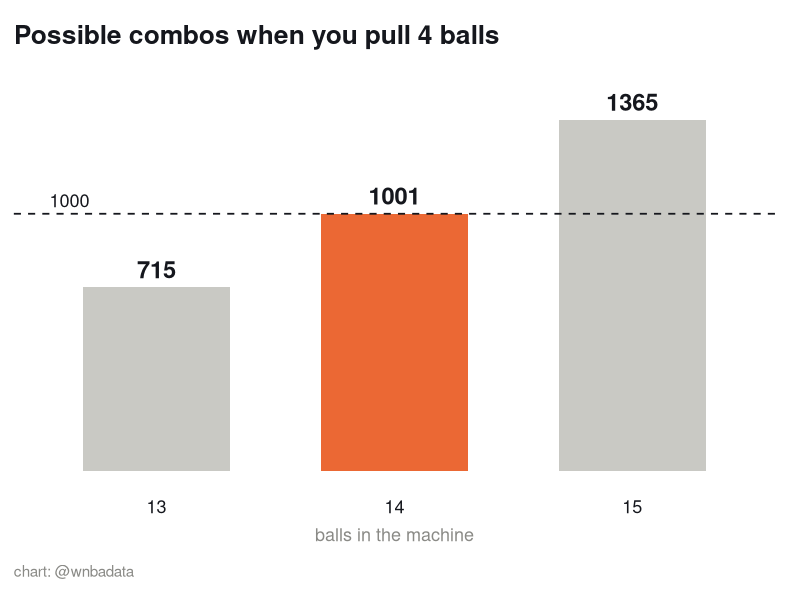
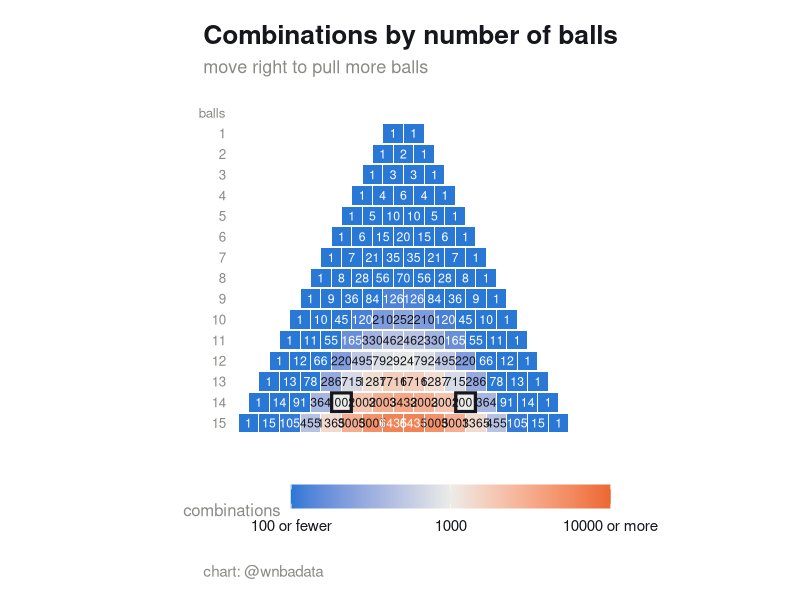

Here is the R script that generated these plots, in order:
# charts for the "11-12-13-14 story" video (draft lottery, publishes 11/6)
#
# everything here is plain math with no outside data, so no data credit, just @wnbadata.
#
# n = balls in the machine, k = balls pulled. choose(n, k) = number of combinations.

library(dplyr)
library(tidyr)
library(ggplot2)

BLUE   <- "#2a78d6"   # fewer than 1000
ORANGE <- "#eb6834"   # more than 1000, and the highlight color
MID    <- "#ECECE8"   # right around 1000
GRAY   <- "#8A8A86"
INK    <- "#15171D"
CREDIT <- "chart: @wnbadata"

base_theme <- function() {
  theme_minimal(base_size = 15) +
    theme(
      plot.title.position   = "plot",
      plot.caption.position = "plot",
      plot.title    = element_text(face = "bold", color = INK, size = 19),
      plot.subtitle = element_text(color = GRAY, size = 13, margin = margin(b = 14)),
      plot.caption  = element_text(color = GRAY, size = 11, hjust = 0, margin = margin(t = 14)),
      axis.text     = element_text(color = INK, size = 13),
      panel.grid.minor   = element_blank(),
      panel.grid.major.y = element_blank(),
      panel.grid.major.x = element_line(color = "#E3E3E0", linewidth = 0.3),
      plot.margin   = margin(18, 18, 14, 10)
    )
}

stopifnot(choose(14, 4) == 1001, choose(13, 4) == 715, choose(15, 4) == 1365)


# 13 BALLS VS 14 VS 15, ALWAYS PULLING 4
# the "why 14 balls?" beat. bars start at zero.
ball_options <- tibble(balls = 13:15, combos = choose(balls, 4))

p_ball_options <- ggplot(ball_options, aes(factor(balls), combos, fill = balls == 14)) +
  geom_col(width = 0.62) +
  geom_hline(yintercept = 1000, color = INK, linewidth = 0.6, linetype = "dashed") +
  annotate("text", x = 0.55, y = 1025, label = "1000", hjust = 0, vjust = 0,
           color = INK, size = 4.6) +
  geom_text(aes(label = combos), vjust = -0.5,
            color = INK, size = 6, fontface = "bold") +
  scale_fill_manual(values = c(`TRUE` = ORANGE, `FALSE` = "#C9C9C4"), guide = "none") +
  scale_y_continuous(limits = c(0, 1520), breaks = NULL) +
  labs(title = "Possible combos when you pull 4 balls",
       x = "balls in the machine", y = NULL, caption = CREDIT) +
  base_theme() +
  theme(panel.grid.major.x = element_blank(),
        axis.title.x = element_text(color = GRAY, size = 13, margin = margin(t = 8)))


# PASCAL'S TRIANGLE
# every n choose k through 15 balls. color = how far from 1000, on a log scale so
# 10x too small and 10x too big look equally far away. the 2 outlined cells are the 1001s.
tri_rows <- 15

triangle <- expand_grid(n = 1:tri_rows, k = 0:tri_rows) %>%
  filter(k <= n) %>%
  mutate(combos = choose(n, k),
         x = k - n / 2,
         y = -n,
         off = pmax(pmin(log10(combos / 1000), 1), -1),
         is_1001 = combos == 1001,
         text_col = ifelse(abs(off) > 0.7, "white", INK))

stopifnot(sum(triangle$is_1001) == 2)

p_triangle <- ggplot(triangle, aes(x, y)) +
  geom_tile(aes(fill = off), width = 0.95, height = 0.9) +
  geom_tile(data = filter(triangle, is_1001), width = 0.95, height = 0.9,
            fill = NA, color = INK, linewidth = 1.1) +
  geom_text(aes(label = combos, color = text_col), size = 3.1) +
  annotate("text", x = -tri_rows / 2 - 1.1, y = -(1:tri_rows), label = 1:tri_rows,
           color = GRAY, size = 3.4, hjust = 1) +
  annotate("text", x = -tri_rows / 2 - 1.1, y = 0, label = "balls",
           color = GRAY, size = 3.4, hjust = 1) +
  scale_fill_gradient2(low = BLUE, mid = MID, high = ORANGE, midpoint = 0,
                       limits = c(-1, 1), breaks = c(-1, 0, 1),
                       labels = c("100 or fewer", "1000", "10000 or more"),
                       name = "combinations") +
  scale_color_identity() +
  coord_fixed(ratio = 1, clip = "off") +
  labs(title = "Combinations by number of balls",
       subtitle = "move right to pull more balls",
       x = NULL, y = NULL, caption = CREDIT) +
  base_theme() +
  theme(axis.text = element_blank(),
        panel.grid.major.x = element_blank(),
        legend.position = "bottom",
        legend.key.width = unit(3.2, "lines"),
        legend.title = element_text(color = GRAY, size = 12),
        legend.text  = element_text(color = INK, size = 11))


# CHART INDEX
#   "so why 14 balls? with 13 you get 715, with 15 you get 1365"   p_ball_options
#   the same beat, the "every x choose y" version                  p_triangle
p_ball_options
p_triangle
